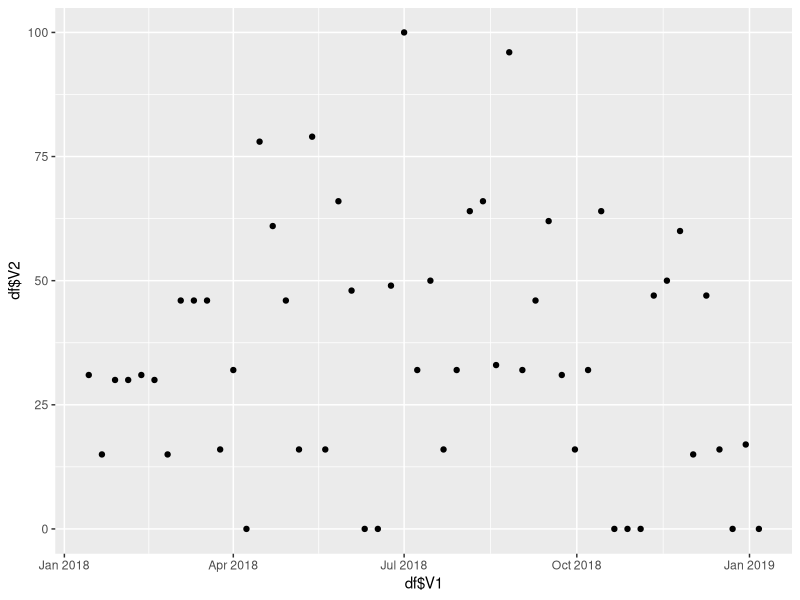
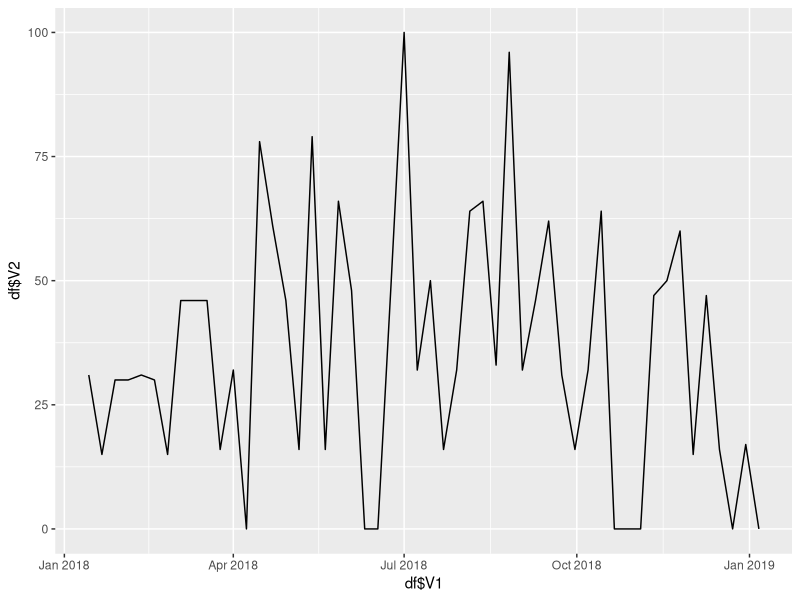
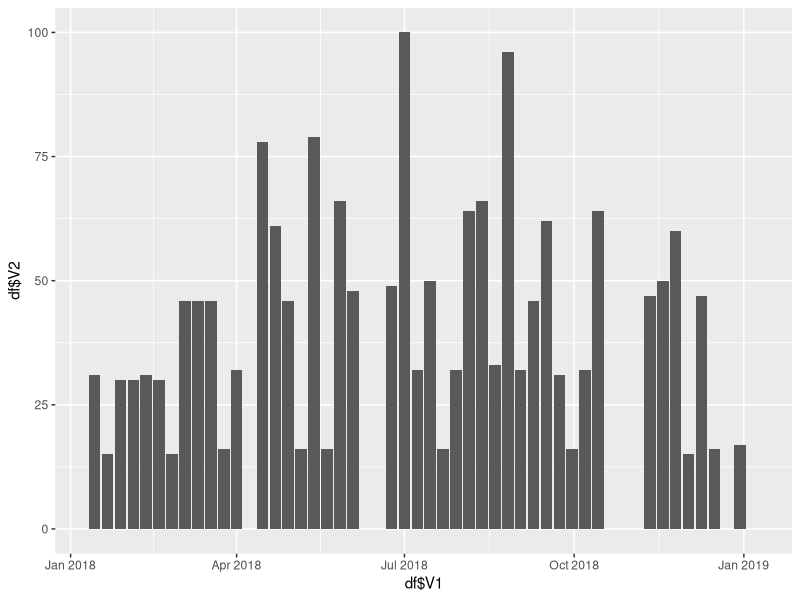
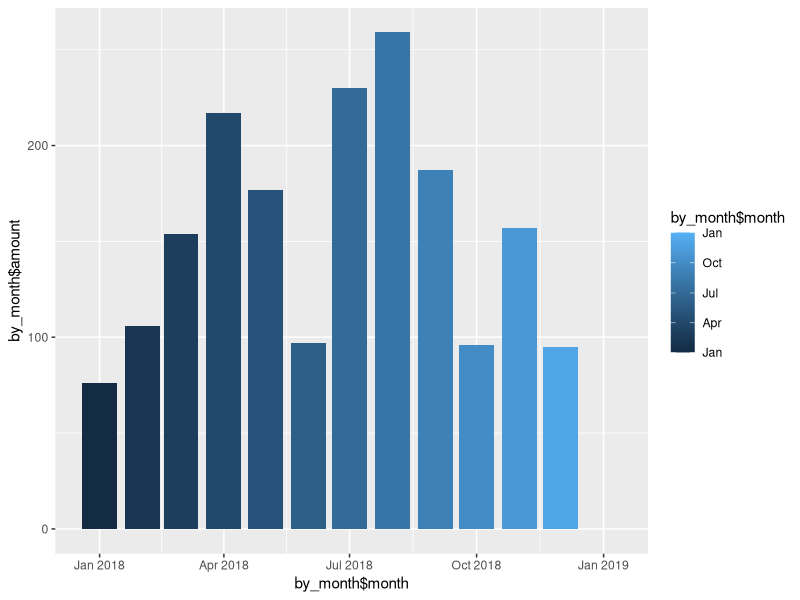
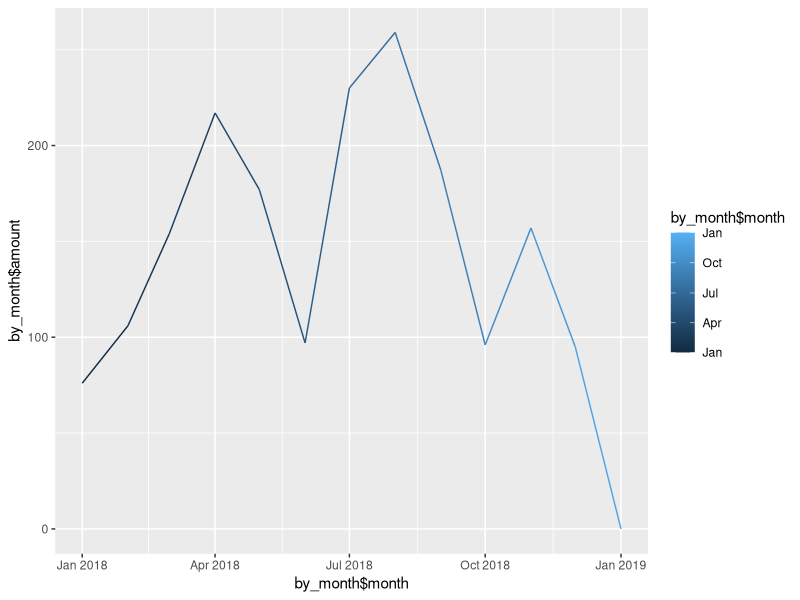
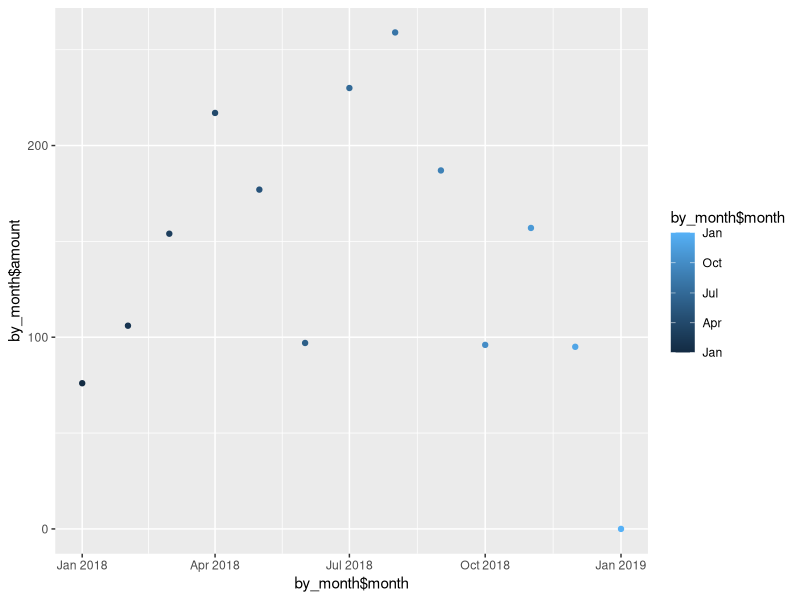

Here is the R script that generated these plots, in order:
library(ggplot2)
library(scales)
library(lubridate)
library(dplyr)


df <- read.csv("multiTimeline.csv", header = F)

df <- df[-c(1,2),]

df$V1 <- as.Date(df$V1)
df$V2 <- as.numeric(df$V2)

ggplot(df, aes(x = df$V1, y = df$V2)) + geom_point()

ggplot(df, aes(x = df$V1, y = df$V2)) + geom_line()

ggplot(df, aes(x = df$V1, y = df$V2)) + geom_bar(stat = "identity")

by_month <- df %>% group_by(month=floor_date(V1, "month")) %>%
  summarize(amount=sum(V2))

ggplot(by_month, aes(x = by_month$month, y = by_month$amount, fill = by_month$month)) + geom_bar(stat = "identity")

ggplot(by_month, aes(x = by_month$month, y = by_month$amount, color = by_month$month)) + geom_line()

ggplot(by_month, aes(x = by_month$month, y = by_month$amount, color = by_month$month)) + geom_point()
